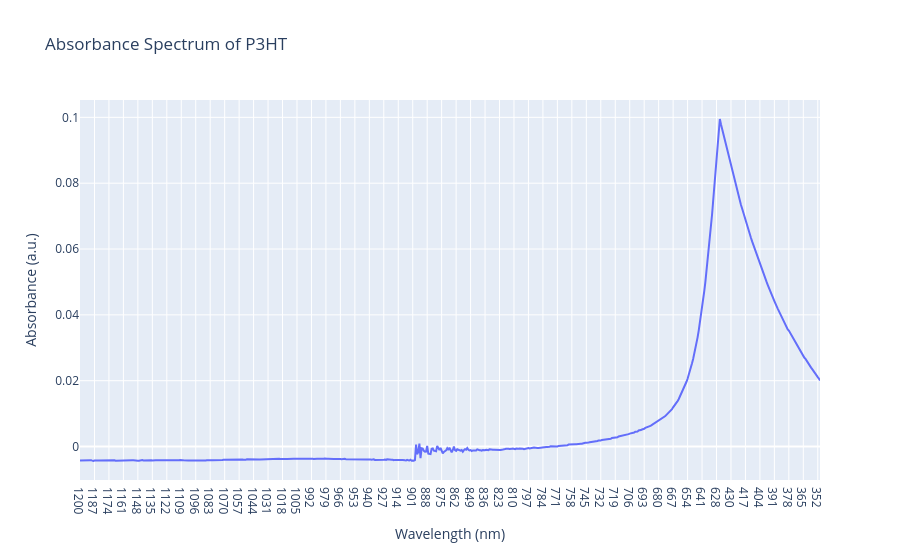

Source (notebook cell):
### Code cell
import pandas as pd
import plotly.express as px

# Load the data from the CSV file
data = pd.read_csv('P3HT_optical.csv')

# Ensure 'Absorbance' is numeric and clean the data
data['Absorbance'] = pd.to_numeric(data['Absorbance'], errors='coerce')
clean_data = data.dropna()
clean_data = clean_data[(clean_data['Absorbance'] > -0.01) & (clean_data['Absorbance'] < 0.1)]

# Create an interactive plot using Plotly Express
fig = px.line(clean_data, x='Wavelength', y='Absorbance', 
              title='Absorbance Spectrum of P3HT',
              labels={'Wavelength': 'Wavelength (nm)', 'Absorbance': 'Absorbance (a.u.)'})

# Show plot
fig.show()

### Figure 1 — Plotly figure (JSON) as saved in the notebook; plotly's stock layout.template omitted (floating-point values rounded to 4 significant figures; data arrays with more than 128 entries replaced by an {"elided": "..."} marker saying what was removed)
{"data": [{"hovertemplate": "Wavelength (nm)=%{x}<br>Absorbance (a.u.)=%{y}<extra></extra>", "legendgroup": "", "line": {"color": "#636efa", "dash": "solid"}, "marker": {"symbol": "circle"}, "mode": "lines", "name": "", "orientation": "v", "showlegend": false, "type": "scatter", "x": {"elided": "666 str values"}, "xaxis": "x", "y": {"elided": "666 float values"}, "yaxis": "y"}], "layout": {"autosize": true, "legend": {"tracegroupgap": 0}, "title": {"text": "Absorbance Spectrum of P3HT"}, "xaxis": {"anchor": "y", "autorange": true, "domain": [0, 1], "range": [0, 665], "title": {"text": "Wavelength (nm)"}, "type": "category"}, "yaxis": {"anchor": "x", "autorange": true, "domain": [0, 1], "range": [-0.01017, 0.1053], "title": {"text": "Absorbance (a.u.)"}, "type": "linear"}}}
